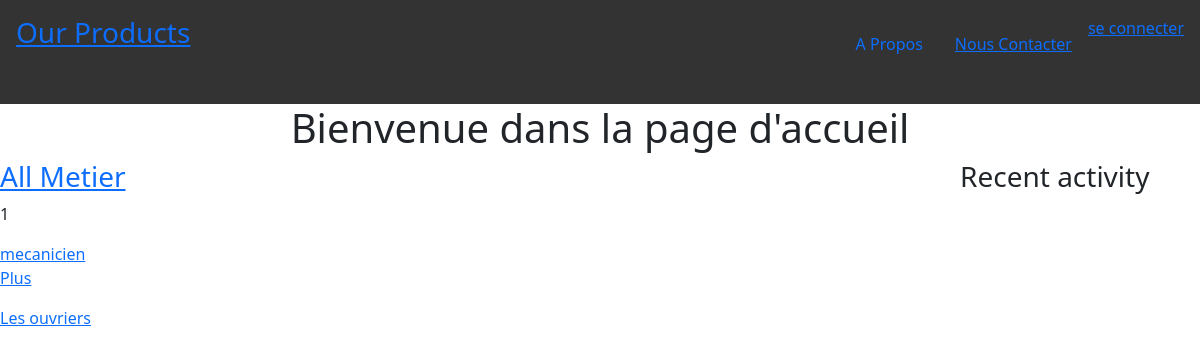
Page /job/ on the earlier database version.
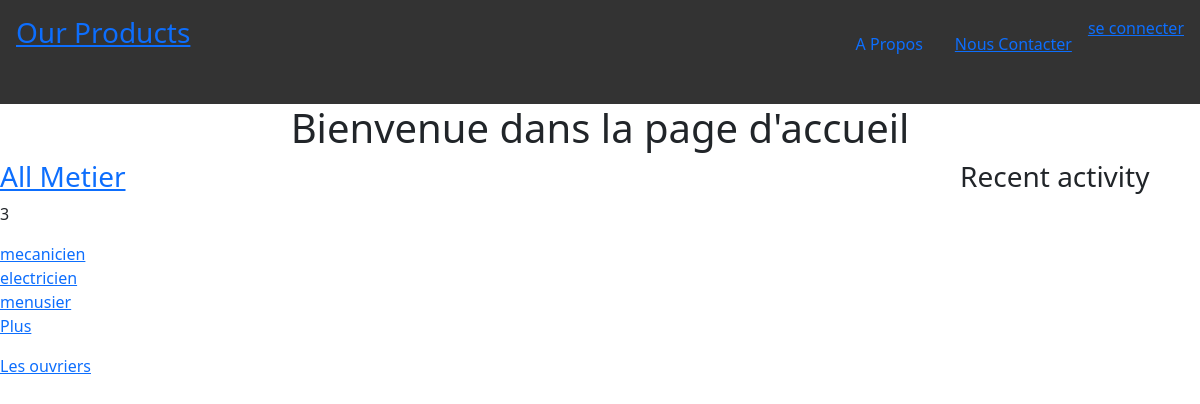
Same page on the later database version.
### job/models.py (models this page shows, shortened)
class Metier(models.Model):
    objects = None
    slug = models.SlugField(max_length=30,unique=True)
    nom_du_metier = models.CharField(max_length=50,verbose_name="Ton Métier")

### job/views.py (the view)
# urls.py: 2. Add a URL to urlpatterns:  path('', views.home, name='home')
def home(request):
    q = request.GET.get('q') if request.GET.get('q') != None else ''
    metier = Worker.objects.filter(
        metier__nom_du_metier__contains=q
    )
    profiles = User.objects.all()
    workers = Worker.objects.all()
    metiers = Metier.objects.all()
    context = {'metiers': metiers,
               'profiles': profiles,
               'workers': workers,
               'metier':metier,
               }
    return render(request, "home.html", context)

### Linking/templates/home.html (shortened to what this page needs)
{% extends 'base.html' %}
{% block contenu %}
<h1 class="text-center"> Bienvenue dans la page d'accueil</h1>
 <section class="home-container">
     <div class="metier">
      <h3><a href="{% url 'job:home' %}">All Metier</a> </h3>
      <p>{{ metiers.count }}</p>
     {% for metier in metiers %}
     <div>
         <a href="{% url 'job:home' %}?q={{metier.nom_du_metier}}">{{ metier.nom_du_metier }}</a>
     </div>
      {% endfor %}
        <p><a href="{% url 'job:workers_views' %}"> Plus </a> </p>
    </div>
    <div>
    </div>
  <div>
 <h3>Recent activity</h3>
  </div>
<p><a href="{% url 'job:workers_views' %}"> Les ouvriers </a> </p>
 </section>
{% endblock %}

Differences in the rows shown:
added Metier: nom_du_metier "electricien"
added Metier: nom_du_metier "menusier"
Other differences:
{{ metiers.count }}: "1" → "3"
